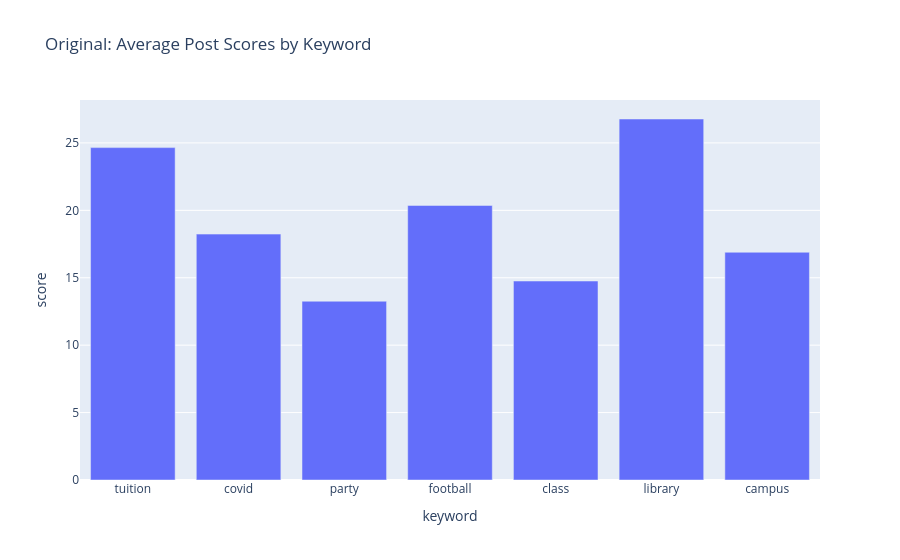

Notebook code for this chart:
### Markdown cell above
## 3 Review and Modify Visualization 2: Keyword Scores

Let's recreate the keyword analysis and tweak the layout to simplify reading the chart.

### Code cell
# Recreate the keyword analysis from Lesson 3
keywords = ['tuition', 'covid', 'party', 'football', 'class', 'library', 'campus']

# Helper function to check if text contains a keyword
def contains_keyword(text, keyword):
    if pd.isna(text):
        return False
    return keyword.lower() in text.lower()

# Calculate average scores for each keyword
keyword_scores = []
for keyword in keywords:
    has_keyword_mask = df['text'].apply(lambda x: contains_keyword(x, keyword))
    avg_score = df[has_keyword_mask]['score'].mean()
    keyword_scores.append({'keyword': keyword, 'score': avg_score})

keyword_df = pd.DataFrame(keyword_scores)

# Original bar chart - unsorted
fig = px.bar(keyword_df, 
             x='keyword', 
             y='score',
             title='Original: Average Post Scores by Keyword')
fig.show()

### Figure 1 — Plotly figure (JSON) as saved in the notebook; plotly's stock layout.template omitted (floating-point values rounded to 4 significant figures)
{"data": [{"hovertemplate": "keyword=%{x}<br>score=%{y}<extra></extra>", "legendgroup": "", "marker": {"color": "#636efa", "pattern": {"shape": ""}}, "name": "", "orientation": "v", "showlegend": false, "textposition": "auto", "type": "bar", "x": ["tuition", "covid", "party", "football", "class", "library", "campus"], "xaxis": "x", "y": [24.65, 18.24, 13.26, 20.36, 14.76, 26.77, 16.89], "yaxis": "y"}], "layout": {"barmode": "relative", "legend": {"tracegroupgap": 0}, "title": {"text": "Original: Average Post Scores by Keyword"}, "xaxis": {"anchor": "y", "domain": [0, 1], "title": {"text": "keyword"}}, "yaxis": {"anchor": "x", "domain": [0, 1], "title": {"text": "score"}}}}
